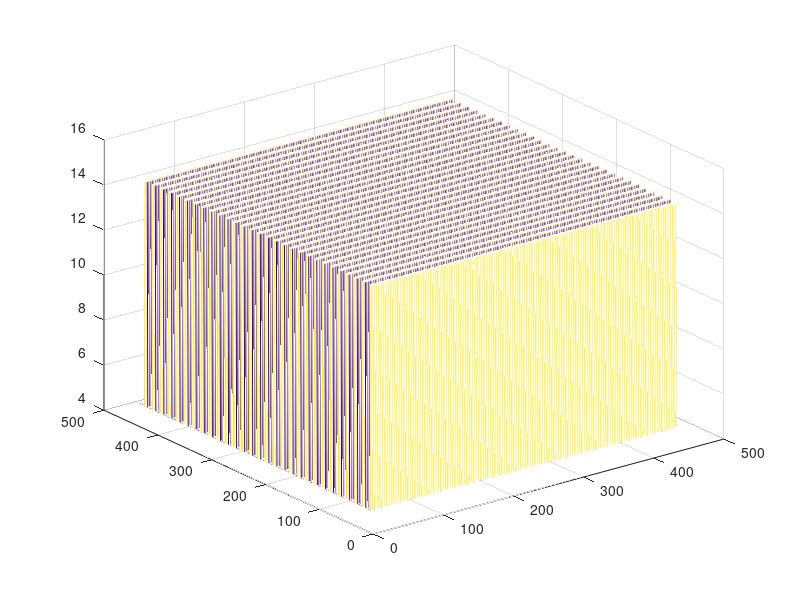
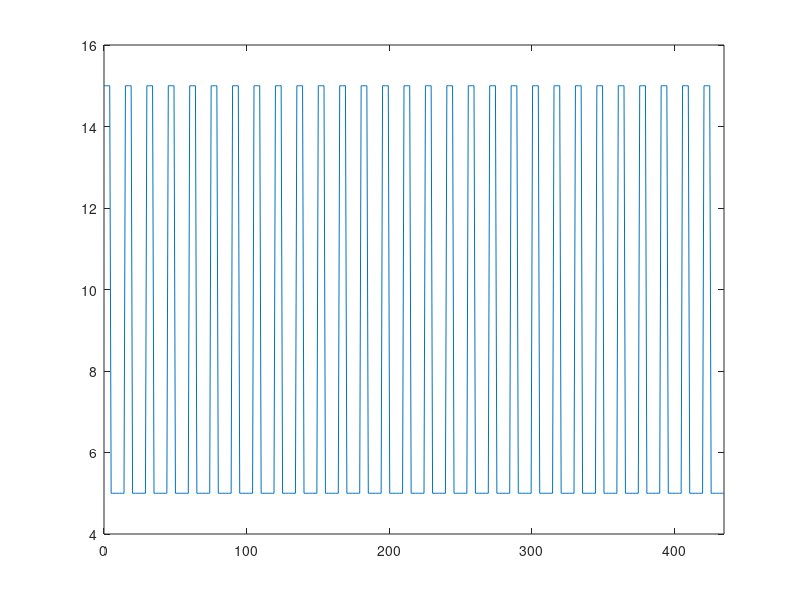

Reproduce these figures in MATLAB, in order.
A = [15 15 15 15 15]; B = [5 5 5 5 5 5 5 5 5 5]; AB = horzcat(A,B);
ABt = AB;
while length(ABt) < 435
    ABt = [ABt AB];
end
AB = ABt;
for i = 1:length(AB)
     ABt = [ABt;AB];
end
trueSample = ABt'; figure; mesh(trueSample);
s = trueSample(:,randi(425));
h = (linspace(0,length(s),length(s)))'; figure; plot(h,s); xlim([0 length(s)]);

